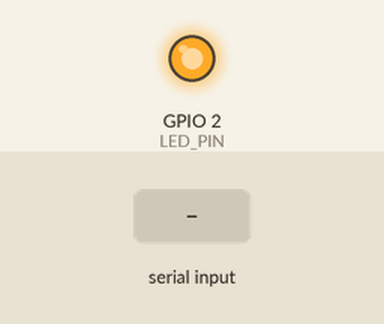
Recording of a sketch running on a simulated ESP32. Shown: output pins drawn as LEDs (lit = HIGH). Inputs (shaded band) come from the test bench. What the sketch prints to the serial monitor is not drawn.

Above: at 0.12 s.
At 1.2 s:
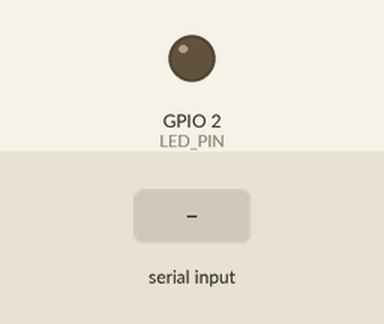
1.3 s: "?" received over Serial
Timing chart, 0 to 4.3 s (numbered marks = the images above; inputs shaded):
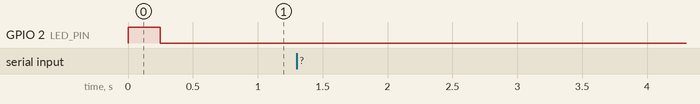

The sketch:

esp32-proxy.ino
```cpp
// ESP32 as the USB-serial bridge between the Raspberry Pi and the Pro Micro.
//
// The Pi cannot reach the Pro Micro directly: the Pro Micro is a USB *device* on the
// Windows PC, and the Pi's USB-A ports are hosts. So the Pi speaks USB serial to this
// board, and this board re-emits the same bytes on a UART wired to the Pro Micro.
//
//   Pi ──USB (CH340)──> ESP32 ──GPIO4 (UART TX)──> Pro Micro D0/RX
//                                GND ───────────>  Pro Micro GND
//
// TX is remapped onto GPIO 4 on purpose: that is the pin the old esp32-link.ino drove
// as a plain output, so an existing GPIO4 wire does not have to move. The Pro Micro
// end does: it must land on D0/RX, not D2, because D2 is not a UART pin on the
// ATmega32U4 and no firmware can make it one.
//
// This supersedes esp32-link.ino, which mirrored one byte onto a GPIO. That was
// enough for a 1-bit trigger and cannot carry an 8-byte HID report.

static const uint32_t USB_BAUD  = 115200;  // to the Pi. Must match --baud in piproxy
static const uint32_t LINK_BAUD = 115200;  // to the Pro Micro. Must match its BAUD
static const int      TX_PIN    = 4;       // to Pro Micro D0/RX
static const int      RX_PIN    = -1;      // unused: the link is one-way by design
static const int      LED_PIN   = 2;       // onboard LED on most devkits; -1 to disable

// 115200 costs 868us for a 10-byte frame, on a budget of a few milliseconds - and it
// is the rate this project already trusts on a CH340. Faster is possible (the AVR at
// the far end is exact at 1000000, and badly off at 921600), but CH340 clones get
// unreliable at high rates, and 868us is not where the latency is. Raise all three
// ends together, or not at all.

static const uint8_t START_BYTE = 0xAB;
static const uint8_t FRAME_LEN  = 10;   // start + 8 report bytes + checksum

// Statistics, parsed alongside the pass-through rather than gating it - see loop().
static uint32_t frames_ok = 0, frames_bad = 0, bytes_seen = 0;
static uint8_t  frame[FRAME_LEN];
static uint8_t  frame_len = 0;
static bool     in_frame = false;
static uint32_t last_activity_ms = 0;

static void report_stats() {
    Serial.printf("[esp32-proxy] bytes=%lu frames_ok=%lu frames_bad=%lu "
                  "idle_ms=%lu tx_pin=%d baud=%lu\n",
                  bytes_seen, frames_ok, frames_bad,
                  millis() - last_activity_ms, TX_PIN, LINK_BAUD);
}

void setup() {
    Serial.begin(USB_BAUD);
    Serial1.begin(LINK_BAUD, SERIAL_8N1, RX_PIN, TX_PIN);
    if (LED_PIN >= 0) {
        // Configured as an output only after boot: GPIO2 is a strapping pin and must
        // stay free while the chip samples it at reset, which it has already done.
        pinMode(LED_PIN, OUTPUT);
        digitalWrite(LED_PIN, LOW);
    }
    last_activity_ms = millis();
}

void loop() {
    while (Serial.available() > 0) {
        uint8_t b = Serial.read();

        if (!in_frame && b != START_BYTE) {
            // Outside a frame, anything that is not a header is a command. Framing is
            // what makes this unambiguous: a payload byte can equal '?' without being
            // mistaken for one, because inside a frame we never look.
            if (b == '?') report_stats();
            continue;
        }

        // Forward immediately, byte by byte, before parsing. Buffering a whole frame
        // to validate it first would double this hop's latency for no benefit: the
        // Pro Micro verifies the checksum itself and drops what it cannot trust.
        Serial1.write(b);
        bytes_seen++;
        last_activity_ms = millis();

        if (!in_frame) {
            in_frame = true;
            frame_len = 0;
            continue;
        }
        frame[frame_len++] = b;
        if (frame_len < FRAME_LEN - 1) continue;

        uint8_t checksum = 0;
        for (uint8_t i = 0; i < FRAME_LEN - 2; i++) checksum ^= frame[i];
        if (checksum == frame[FRAME_LEN - 2]) frames_ok++; else frames_bad++;
        in_frame = false;
    }

    // The LED tracks whether the stream is alive, which is the only way to tell this
    // half of the link apart from a dead cable without instrumenting anything.
    if (LED_PIN >= 0) {
        digitalWrite(LED_PIN, (millis() - last_activity_ms) < 250 ? HIGH : LOW);
    }
}
```

Measured:
- after the input at 1.3 s, every drawn part: stays the same
